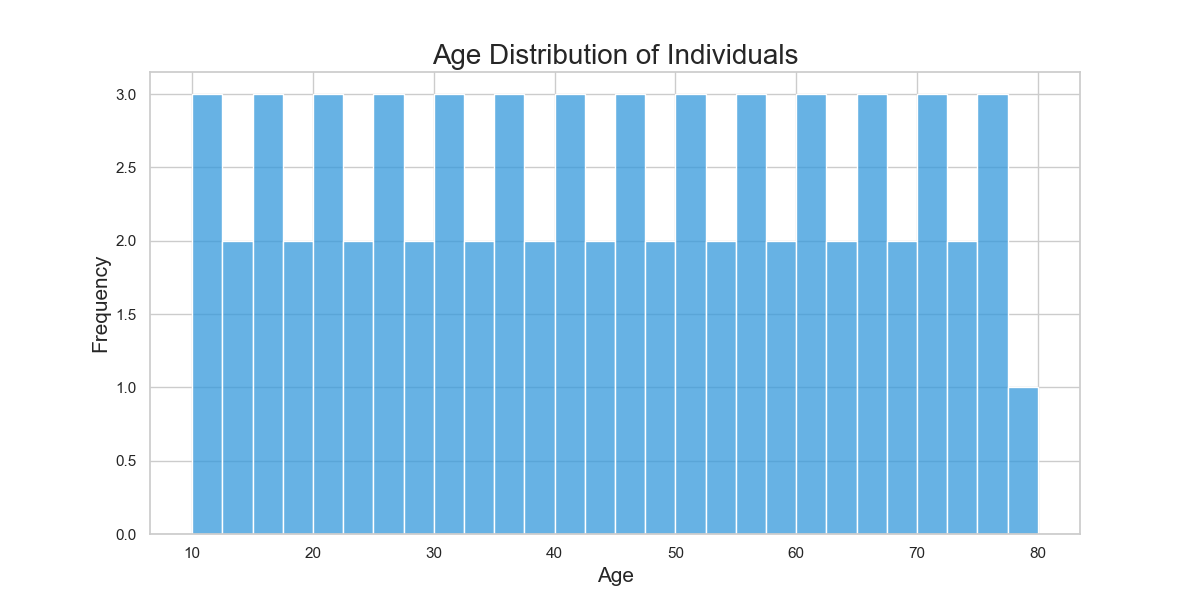

Source code (Python):

import seaborn as sns
import pandas as pd
import matplotlib.pyplot as plt

# Data points
ages = [
    23, 27, 21, 34, 45, 55, 43, 38, 41, 29, 26, 48, 40, 31, 33, 36, 37, 58, 60, 42, 39, 35,
    49, 52, 24, 28, 22, 30, 32, 25, 56, 57, 53, 54, 50, 51, 47, 46, 44, 20, 19, 18, 17,
    16, 15, 14, 13, 12, 11, 10, 59, 61, 62, 63, 64, 65, 66, 67, 68, 69, 70, 71, 72,
    73, 74, 75, 76, 77, 78, 
    # Add more data points, if needed, to reach the required number
]

# Create DataFrame
data = pd.DataFrame({'Age': ages})

# Set the style
sns.set(style="whitegrid")

# Create the histogram
plt.figure(figsize=(12, 6))  # Change width and height of the chart
sns.histplot(data['Age'], bins=30, color="#3498db", kde=False, binwidth=2.5)  # Change color and bin width

# Customize the plot with title and labels
plt.title('Age Distribution of Individuals', fontsize=20)  # Change the topic/headline of the chart
plt.xlabel('Age', fontsize=15)
plt.ylabel('Frequency', fontsize=15)

# Display the plot
plt.show()
